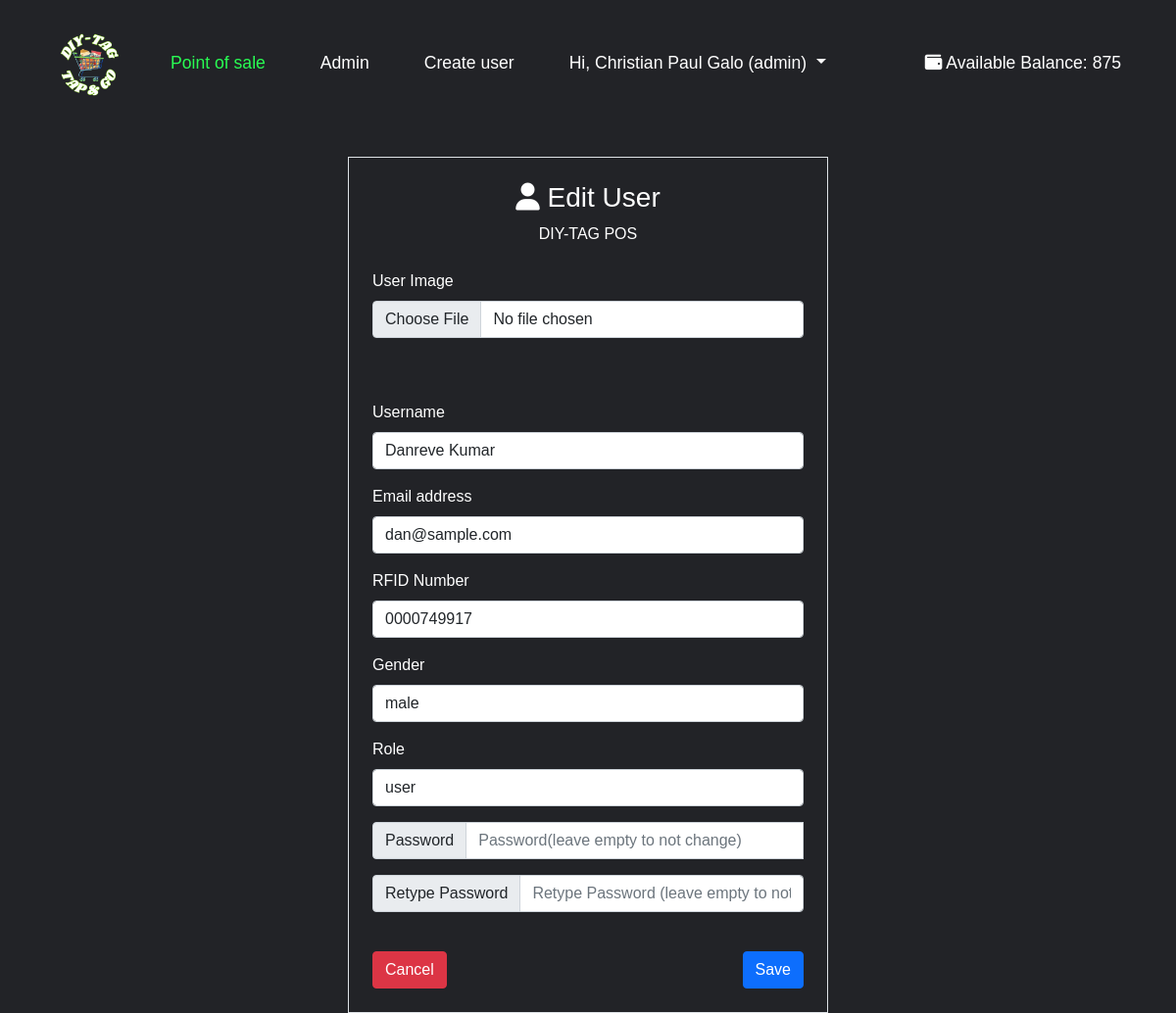
Screenshot of /index.php?pg=edit-user&id=17 (signed in) with the database file from the repository.
### tables this page shows
CREATE TABLE `users` (
  `id` int(11) NOT NULL,
  `username` varchar(30) NOT NULL,
  `email` varchar(100) NOT NULL,
  `password` varchar(255) NOT NULL,
  `date` date NOT NULL,
  `image` varchar(500) DEFAULT NULL,
  `role` varchar(20) NOT NULL,
  `gender` varchar(6) NOT NULL DEFAULT 'male',
  `rfid` varchar(50) NOT NULL,
  `unique_num` varchar(50) NOT NULL,
  `qr_image` varchar(100) DEFAULT NULL,
  `balance` decimal(10,0) NOT NULL DEFAULT 0,
  `pin_number_rfid` int(6) NOT NULL,
  `pin_number_qr` int(6) NOT NULL,
  `deletable` tinyint(1) NOT NULL DEFAULT 1
);

### app/models/Auth.php (called while the page is built, shortened)
<?php
class Auth
{
	public static function get($column)
	{
		if (!empty($_SESSION['USER'][$column])) {
			return $_SESSION['USER'][$column];
		}
		return "Unknown";
	}
	public static function logged_in()
	{
		if (!empty($_SESSION['USER'])) {
			$db = new Database();
			$userData = $db->query("SELECT * FROM users WHERE email = :email LIMIT 1", ['email' => $_SESSION['USER']['email']]);
			if ($userData) {
				return true;
			}
		}
		return false;
	}
	public static function access($role)
	{
		$access['admin'] 		= ['admin'];
		$access['supervisor'] 	= ['admin', 'supervisor'];
		$access['user'] 		= ['admin', 'supervisor', 'user'];
		$myrole = self::get('role');
		if (in_array($myrole, $access[$role])) {
			return true;
		}
		return false;
	}
}

### app/core/database.php (called while the page is built)
<?php
class Database
{
	private function db_connect()
	{
		$DBHOST = "localhost";
		$DBNAME = "pos_db";
		$DBUSER = "root";
		$DBPASS = "";
		$DBDRIVER = "mysql";
		try {
			$con = new PDO("$DBDRIVER:host=$DBHOST;dbname=$DBNAME", $DBUSER, $DBPASS);
		} catch (PDOException $e) {
			echo $e->getMessage();
		}
		return $con;
	}
	public function query($query, $data = array())
	{
		$con = $this->db_connect();
		$smt = $con->prepare($query);
		$check = $smt->execute($data);
		if ($check) {
			$result = $smt->fetchAll(PDO::FETCH_ASSOC);
			if (is_array($result) && count($result) > 0) {
				return $result;
			}
		}
		return false;
	}
}

### app/core/functions.php (called while the page is built, shortened)
<?php
function esc($str)
{
	return htmlspecialchars($str);
}
function set_value($key, $default = "")
{
	return $default;
}
function auth($column)
{
	if (!empty($_SESSION['USER'][$column])) {
		return $_SESSION['USER'][$column];
	}
	return "Unknown";
}

### app/core/init.php (called while the page is built, shortened)
<?php
require "../app/core/functions.php";
require "../app/core/database.php";
require "../app/core/model.php";
function my_function($classname)
{
	$filename = "../app/models/" . ucfirst($classname) . ".php";
}

### app/core/model.php (called while the page is built, shortened)
<?php
class Model extends Database
{
	public function first($data)
	{
		$keys = array_keys($data);
		$query = "select * from $this->table where ";
		foreach ($keys as $key) {
			$query .= "$key = :$key && ";
		}
		$query = trim($query, "&& ");
		$db = new Database;
		if ($res = $db->query($query, $data)) {
			return $res[0];
		}
		return false;
	}
}

### app/views/auth/edit-user.view.php (the view, shortened to what this page needs)
<?php
if (!empty($_SESSION['referer'])) {
    $back_link = $_SESSION['referer'];
} else {
    $back_link = "index.php?pg=admin&tab=users";
}
?>
<?php require views_path('partials/header'); ?>
<div class="container-fluid border col-lg-5 col-md-6 mt-5 p-4">
    <?php if (is_array($row)) : ?>
        <form method="post" enctype="multipart/form-data">
            <center>
                <h3><i class="fa fa-user"></i> Edit User</h3>
                <div><?= esc(APP_NAME) ?></div>
            </center>
            <br>
            <div class="mb-3">
                <label for="formFile" class="form-label">User Image</label>
                <input name="image" class="form-control <?= !empty($errors['image']) ? 'border-danger' : '' ?>" type="file" id="formFile">
            </div>
            <br>
            <br>
            <div class="mb-3">
                <label for="exampleFormControlInput1" class="form-label">Username</label>
                <input value="<?= set_value('username', $row['username']) ?>" name="username" type="text" class="form-control <?= !empty($errors['username']) ? 'border-danger' : '' ?>" id="exampleFormControlInput1" placeholder="Username">
            </div>
            <div class="mb-3">
                <label for="exampleFormControlInput1" class="form-label">Email address</label>
                <input value="<?= set_value('email', $row['email']) ?>" name="email" type="email" class="form-control  <?= !empty($errors['email']) ? 'border-danger' : '' ?>" id="exampleFormControlInput1" placeholder="name@example.com">
            </div>
            <?php if (Auth::get('role') == "admin") : ?>
                <div class="mb-3">
                    <label for="exampleFormControlInput1" class="form-label">RFID Number</label>
                    <input value="<?= set_value('rfid', $row['rfid']) ?>" name="rfid" type="rfid" class="form-control  <?= !empty($errors['rfid']) ? 'border-danger' : '' ?>" id="exampleFormControlInput1" placeholder="Exp: 000123584">
                </div>
            <?php endif; ?>
            <div class="mb-3">
                <label for="exampleFormControlInput1" class="form-label">Gender</label>
                <select name="gender" class="form-control  <?= !empty($errors['gender']) ? 'border-danger' : '' ?>">
                    <option><?= $row['gender'] ?></option>
                </select>
            </div>
            <?php if (Auth::get('role') == "admin") : ?>
                <div class="mb-3">
                    <label for="exampleFormControlInput1" class="form-label">Role</label>
                    <select name="role" class="form-control  <?= !empty($errors['role']) ? 'border-danger' : '' ?>">
                        <option><?= $row['role'] ?></option>
                    </select>
                </div>
            <?php endif; ?>
            <div class="input-group mb-3">
                <span class="input-group-text" id="basic-addon1">Password</span>
                <input value="<?= set_value('password', '') ?>" name="password" type="password" class="form-control  <?= !empty($errors['password']) ? 'border-danger' : '' ?>" placeholder="Password(leave empty to not change)" aria-label="Password" aria-describedby="basic-addon1">
                <br>
            </div>
            <div class="input-group mb-3">
                <span class="input-group-text" id="basic-addon1">Retype Password</span>
                <input value="<?= set_value('password_retype', '') ?>" name="password_retype" type="password" class="form-control  <?= !empty($errors['password_retype']) ? 'border-danger' : '' ?>" placeholder="Retype Password (leave empty to not change)" aria-label="Username" aria-describedby="basic-addon1">
            </div>
            <br>
            <button class="btn btn-primary float-end">Save</button>
            <a href="<?= $back_link ?>">
                <button type="button" class="btn btn-danger">Cancel</button>
            </a>
        </form>
    <?php endif; ?>
</div>

### app/views/partials/nav.view.php (shortened to what this page needs)
<nav class="navbar navbar-expand-lg" style="min-width:350px;">
	<div class="container-fluid">
		<a class="navbar-brand" href="index.php?pg=home" style="background: transparent;"><img src="assets/images/d.png" alt="Logo" width="70" height="auto"></a>
		<div class="collapse navbar-collapse" id="navbarSupportedContent">
			<ul class="navbar-nav me-auto mb-2 mb-lg-0">
				<li class="nav-item">
					<a class="nav-link active" aria-current="page" href="index.php?pg=home">Point of sale</a>
				</li>
				<?php if (Auth::access('supervisor')) : ?>
					<li class="nav-item">
						<a class="nav-link" href="index.php?pg=admin">Admin</a>
					</li>
				<?php endif; ?>
				<?php if (Auth::access('admin')) : ?>
					<li class="nav-item">
						<a class="nav-link" href="index.php?pg=signup">Create user</a>
					</li>
				<?php endif; ?>
				<?php if (!Auth::logged_in()) : ?>
					<li class="nav-item">
						<a class="nav-link" href="index.php?pg=login">Login</a>
					</li>
				<?php else : ?>
					<li class="nav-item dropdown">
						<a class="nav-link dropdown-toggle" href="#" id="navbarDropdown" role="button" data-bs-toggle="dropdown" aria-expanded="false">
							Hi, <?= auth('username') ?> (<?= Auth::get('role') ?>)
						</a>
					</li>
				<?php endif; ?>
			</ul>
			<?php if (Auth::logged_in()) : ?>
				<div class="nav-item">
					<a class="nav-link"><i class="fa-solid fa-wallet"></i> Available Balance: <?= (Auth::get('balance') !== "Unknown") ? esc(Auth::get('balance')) : "0" ?></a>
				</div>
			<?php endif; ?>
		</div>
	</div>
</nav>

### public/assets/css/style.css (style rules this page uses)
* { padding: 0; margin: 0; box-sizing: border-box; font-family: 'Poppins', sans-serif; text-decoration: none; list-style: none; }
:root { --bg-color:#222327; --text-color: #fff; --main-color: #29fd53; }
body { min-height: 100vh; background: var(--bg-color); color: var(--text-color); }
nav { position: fixed; width: 100%; top: 1%; right: 0; z-index: 1000; display: flex; align-items: center; justify-content: space-between; background: transparent; padding: 20px 12%; transition: aLL .50s ease; }
.navbar { display: flex; margin-top: 16px; }
.navbar a { color: var(--text-color); font-size: 1.1rem; font-weight: 500; padding: 5px 0; margin: 0px 30px; transition: aLL .50s ease; }
.navbar a.active { color: var(--main-color); }
@media (max-width: 1280px) { nav { padding: 14px 2%; transition: .2s; } }
@media (max-width: 1280px) { .navbar a { padding: 5px 0; margin: 0px 20px; } }
.nav-item { position: relative; display: block; }
.nav-link { background-color: transparent; border: none; color: var(--text-color); font-size: 1.1rem; font-weight: 500; cursor: pointer; margin: 0px 30px; transition: all 0.5s ease; }
.navbar-brand { background-color: var(--text-color); }

### public/assets/css/payments.css (style rules this page uses)
:root { --primary-color: #07afd9; }
* { box-sizing: border-box; font-family: sans-serif; }

### public/assets/css/payrfid.css (style rules this page uses)
* { box-sizing: border-box; }

### rows the page displays
users: balance "875"
users: username "Danreve Kumar", email "dan@sample.com", rfid "0000749917", gender "male", role "user"

### other values shown
auth('username') "Christian Paul Galo"
Auth::get('role') "admin"
APP_NAME "DIY-TAG POS"
